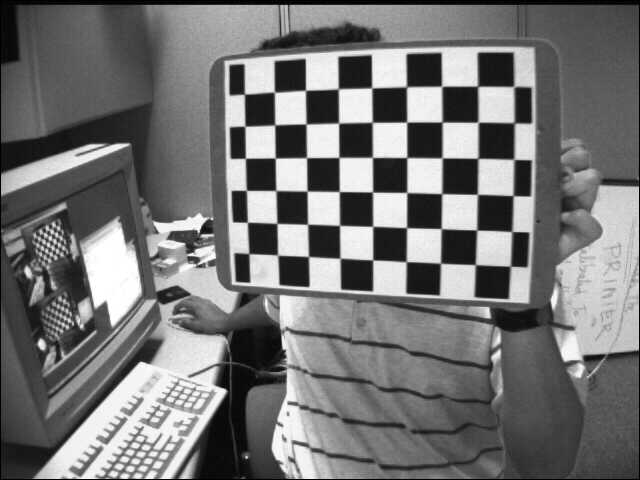
#> input picture images/samples/left01.jpg, 640 x 480 px; its folder holds only this picture in this run
$ jupyter execute --allow-errors Demo.ipynb
#> lines starting #> are read from the running program, lines starting #| are printed output that depends on the picture
[cell 1]
import cv2
import glob
from matplotlib import pyplot as plt
import numpy as np
from pathlib import Path

[cell 2]
# Directory containing the images within the "images" diretory
IMAGES_PATH = "samples"

# Format of the images
IMAGES_FORMAT = "jpg"

# Dimensions of the chessboard used (There are some weird chessboards)
CHESSBOARD_SIZE = (7, 6)

# Whether to retain all the pixels of the image after undistorting.
# Retaining the pixels would mean that the edges/corners of the image
# will have some black pixels.
RETAIN_PIXELS = True

[cell 3]
# Create the `Path` object
path = Path("images") / Path(IMAGES_PATH) / Path(f"*.{IMAGES_FORMAT}")
img_paths = glob.glob(str(path))

# Store the loaded images here.
imgs = []

# Load the images
for img_path in img_paths:
    img = cv2.imread(img_path)
#> img is the input picture: shape (480, 640, 3); min 0, max 255, mean 116.6
    if img is None:
        print(f"Failed to load image at {img_path}!")
    else:
        print(f"Loaded image at {img_path}...")
        imgs.append(img)

print(f"Done! {len(imgs)} images found.")
#| Done! 1 images found.

[cell 4]
# Termination criteria
TERM_CRITERIA = (cv2.TERM_CRITERIA_EPS + cv2.TERM_CRITERIA_MAX_ITER, 30, 0.001)

# Create object points
OBJECT_POINTS = np.zeros((6*7,3), np.float32)
OBJECT_POINTS[:,:2] = np.mgrid[0:7,0:6].T.reshape(-1,2)

# Store the resulting object and image points here
obj_points = []
img_points = []

# Find all the chessboard corners.
for (i, img) in enumerate(imgs):

    # Convert the image to grayscale
    gray_img = cv2.cvtColor(img, cv2.COLOR_BGR2GRAY)

    # Find the chessboard corners
    ret, corners = cv2.findChessboardCorners(gray_img, CHESSBOARD_SIZE, None)

    if ret:
        print(f"Successfully found corners for {img_paths[i]}!")

        # Further increase the accuracy of the corners
        # cv2.cornerSubPix(gray_img, corners, (11, 11), (-1, -1), TERM_CRITERIA)

        # Append `corners` to the list of corners.
        obj_points.append(OBJECT_POINTS)
        img_points.append(corners)

        # Display the image with the corners
        show_img = img.copy()
        cv2.drawChessboardCorners(show_img, CHESSBOARD_SIZE, corners, ret)
        show_img = cv2.cvtColor(show_img, cv2.COLOR_BGR2RGB)
        plt.imshow(show_img)
        plt.show()
    else:
        print(f"Failed to find corners for {img_paths[i]} :(")
#> this loop made 1 pass
#> ret on pass 1: True
#| Successfully found corners for images/samples/left01.jpg!
#> pass 1, `show_img = cv2.cvtColor(show_img, cv2.COLOR_BGR2RGB)`:
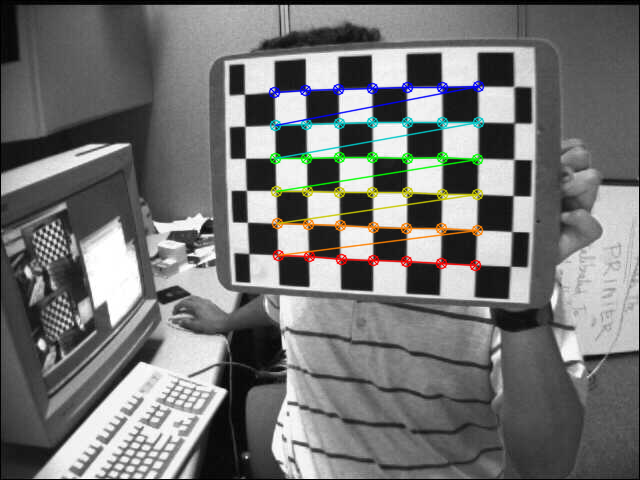
#> show_img: shape (480, 640, 3); mean R, G, B 116.2, 116.6, 115.7
#> after the loop, img_points = 1 item; obj_points = 1 item

print(obj_points[0])
#> (printed output is left out)
print(img_points[0])
#> (printed output is left out)

print(f"Done! {len(img_points)} chessboard corners found.")
#| Done! 1 chessboard corners found.

[cell 5]
# Warn if not enough success cases
if len(img_points) < 10:
    print("Careful! There are less than 10 successful cases.")
    print("The results might not be optimal with this few cases.")

# Calculate the camera calibration
ret, mtx, dist, rvecs, tvecs = cv2.calibrateCamera(obj_points, img_points, gray_img.shape[::-1], None, None)
#> ret = 0.277; mtx = [[952.5, 0, 264.8], [0, 920.9, 336.8], [0, 0, 1]]; dist = [[-1.08, 4.13, -0.0705, 0.0644, -17.48]]; rvecs = ([-0.715, 0.467, -3],); tvecs = ([5.75, -1.96, 26.15],)

print("Done! Calibrated the camera matrix.")

[cell 6]
# Change the `RETAIN_PIXELS` bool into either 1 or 0
alpha = 0
if RETAIN_PIXELS:
    alpha = 1

# Undistort all the images
for (i, img) in enumerate(imgs):

    # Get the shape of the image
    h, w = img.shape[:2]

    # Recalculate the camera matrix based on `RETAIN_PIXELS`
    undist_mtx, _ = cv2.getOptimalNewCameraMatrix(mtx, dist, (w, h), alpha, (w, h))

    # Undistort the image
    print(f"Undistoring image at {img_paths[i]}...")
    undst_img = cv2.undistort(img, mtx, dist, None, undist_mtx)

    # Display the undistorted image
    show_img = cv2.cvtColor(undst_img, cv2.COLOR_BGR2RGB)
    plt.imshow(show_img)
    plt.show()
#> this loop made 1 pass
#> (h, w, undist_mtx) on pass 1: (480, 640, [[734.4, 0, 286], [0, 756.1, 308.8], [0, 0, 1]])
#> (printed output is left out)
#> pass 1, `undst_img = cv2.undistort(img, mtx, dist, None, undist_mtx)`:
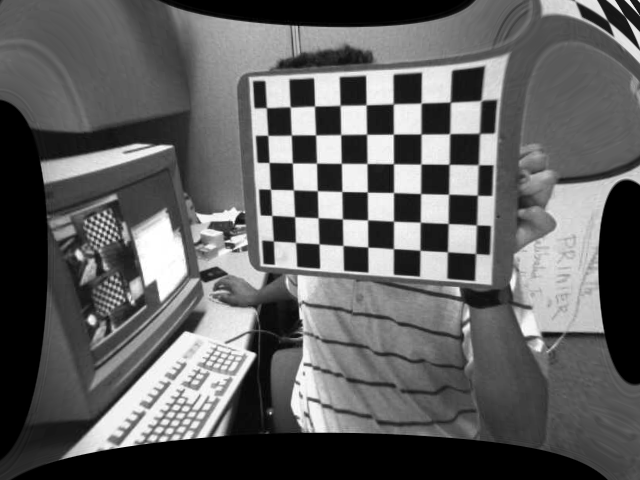
#> undst_img: shape (480, 640, 3); min 0, max 255, mean 97.3


#> (the rest of this cell did not finish here and is left out)

[cell 7]
# Store the total error here.
total_error = 0

for i in range(len(obj_points)):
    # Calculate the projection error
    proj_img_points, _ = cv2.projectPoints(obj_points[i], rvecs[i], tvecs[i], mtx, dist)
    error = cv2.norm(img_points[i], proj_img_points, cv2.NORM_L2) / len(proj_img_points)
    total_error += error
#> this loop made 1 pass
#> (error, total_error) on pass 1: (0.0427, 0.0427)
#> after the loop, total_error = 0.0427

# Caculate the mean error
mean_error = total_error / len(obj_points)
#> mean_error = 0.0427

print(f"Done! The average error is {mean_error}.")
#| Done! The average error is 0.042685686780615475.

$ run again, on images/samples/left02.jpg
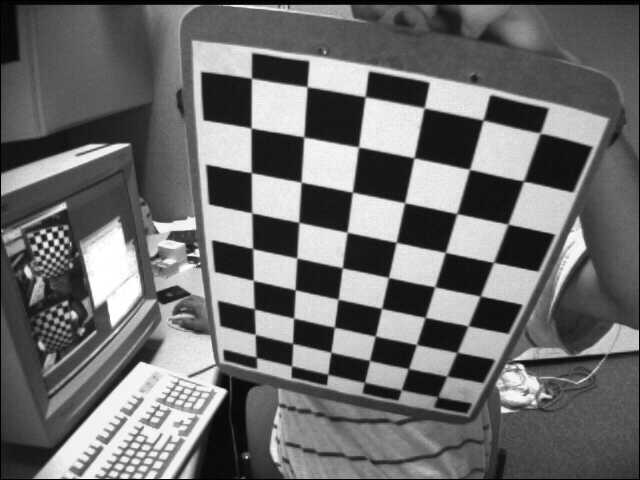
#> input picture images/samples/left02.jpg, 640 x 480 px
#> img is the input picture: shape (480, 640, 3); min 0, max 255, mean 109
#| Done! 1 images found.
#> the loop `for (i, img) in enumerate(imgs):` made 1 pass
#> ret on pass 1: True
#> (printed output is left out)
#> pass 1, `show_img = cv2.cvtColor(show_img, cv2.COLOR_BGR2RGB)`:
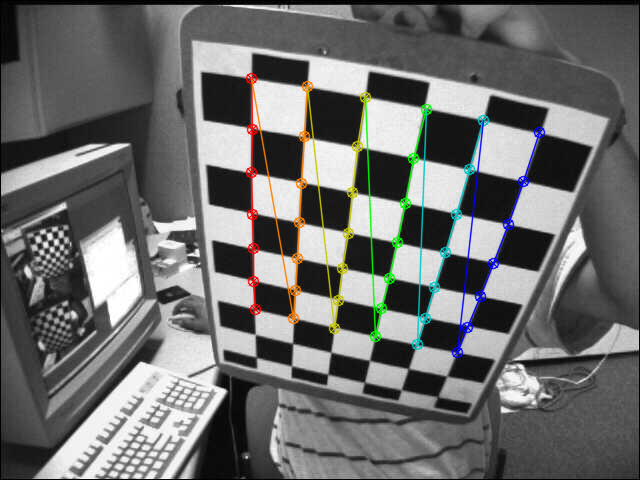
#> show_img: shape (480, 640, 3); mean R, G, B 108.8, 109.3, 108.2
#> after the loop `for (i, img) in enumerate(imgs):`: img_points = 1 item
#> (printed output is left out)
#> (printed output is left out)
#| Done! 1 chessboard corners found.
#> `ret, mtx, dist, rvecs, tvecs = cv2.calibrateCamera(obj_points, img_poi..`: ret = 0.686; mtx = [[565.9, 0, 313.1], [0, 610, 220.3], [0, 0, 1]]; dist = [[-0.54, 1.91, 0.0034, 0.016, -5.08]]; rvecs = ([0.446, 0.713, -1.35],); tvecs = ([-1.45, 2.02, 13.67],)
#> the loop `for (i, img) in enumerate(imgs):` made 1 pass
#> (h, w, undist_mtx) on pass 1: (480, 640, [[565.9, 0, 313.1], [0, 485.5, 198.8], [0, 0, 1]])
#> (printed output is left out)
#> pass 1, `undst_img = cv2.undistort(img, mtx, dist, None, undist_mtx)`:
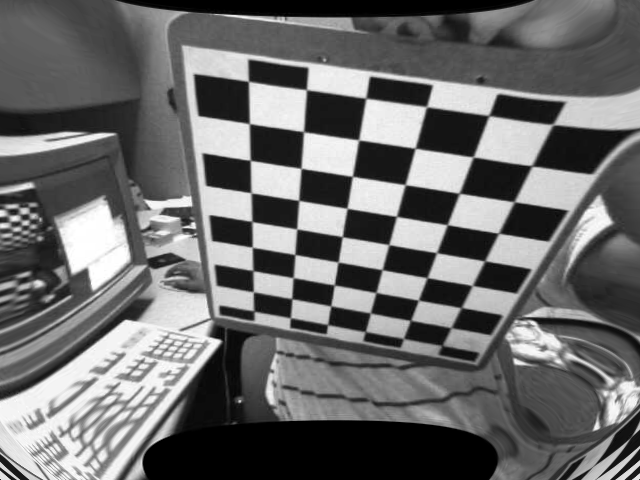
#> undst_img: shape (480, 640, 3); min 0, max 255, mean 106.9
#> the loop `for i in range(len(obj_points)):` made 1 pass
#> (error, total_error) on pass 1: (0.106, 0.106)
#> after the loop `for i in range(len(obj_points)):`: total_error = 0.106
#| Done! The average error is 0.10585338362369308.

$ run again, on images/samples/left03.jpg
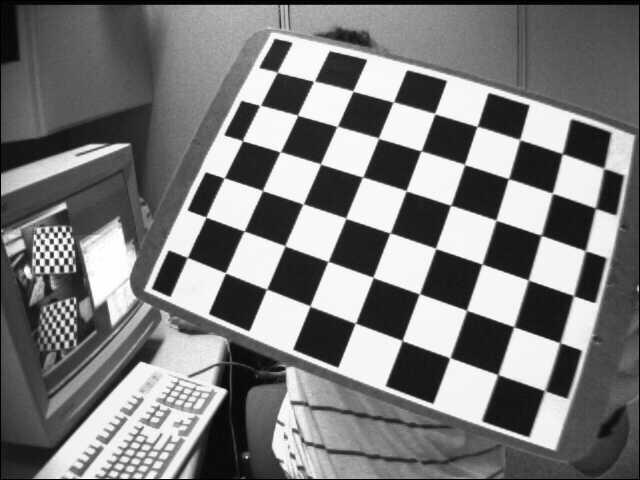
#> input picture images/samples/left03.jpg, 640 x 480 px
#> img is the input picture: shape (480, 640, 3); min 0, max 255, mean 122.9
#| Done! 1 images found.
#> the loop `for (i, img) in enumerate(imgs):` made 1 pass
#> ret on pass 1: True
#> (printed output is left out)
#> pass 1, `show_img = cv2.cvtColor(show_img, cv2.COLOR_BGR2RGB)`:
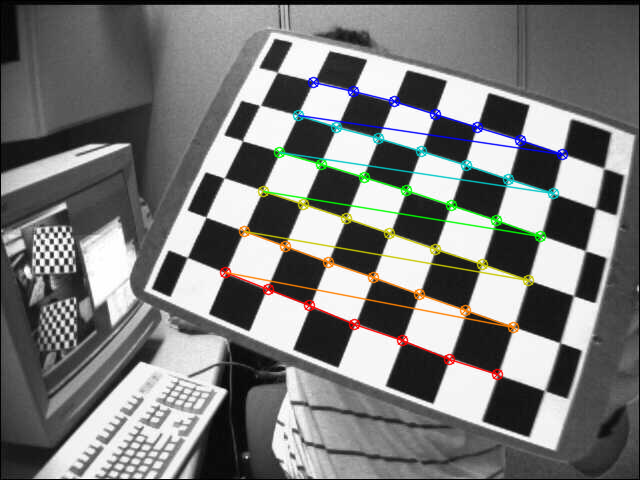
#> show_img: shape (480, 640, 3); mean R, G, B 122.1, 122.6, 121.4
#> after the loop `for (i, img) in enumerate(imgs):`: img_points = 1 item
#> (printed output is left out)
#> (printed output is left out)
#| Done! 1 chessboard corners found.
#> `ret, mtx, dist, rvecs, tvecs = cv2.calibrateCamera(obj_points, img_poi..`: ret = 0.675; mtx = [[756.6, 0, 234.5], [0, 799.8, 213.2], [0, 0, 1]]; dist = [[-0.666, 0.37, 0.0204, 0.0639, -0.451]]; rvecs = ([-0.481, -0.531, -2.67],); tvecs = ([5.04, 2.97, 14.24],)
#> the loop `for (i, img) in enumerate(imgs):` made 1 pass
#> (h, w, undist_mtx) on pass 1: (480, 640, [[532.9, 0, 244.1], [0, 534.7, 225.4], [0, 0, 1]])
#> (printed output is left out)
#> pass 1, `undst_img = cv2.undistort(img, mtx, dist, None, undist_mtx)`:
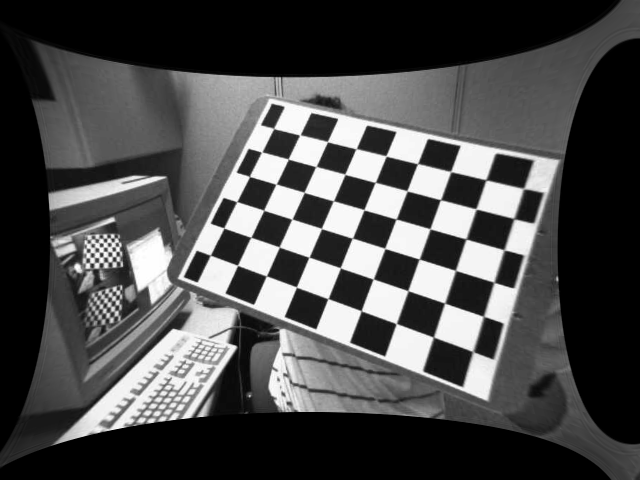
#> undst_img: shape (480, 640, 3); min 0, max 255, mean 74.9
#> the loop `for i in range(len(obj_points)):` made 1 pass
#> (error, total_error) on pass 1: (0.104, 0.104)
#> after the loop `for i in range(len(obj_points)):`: total_error = 0.104
#| Done! The average error is 0.10422128807728222.
